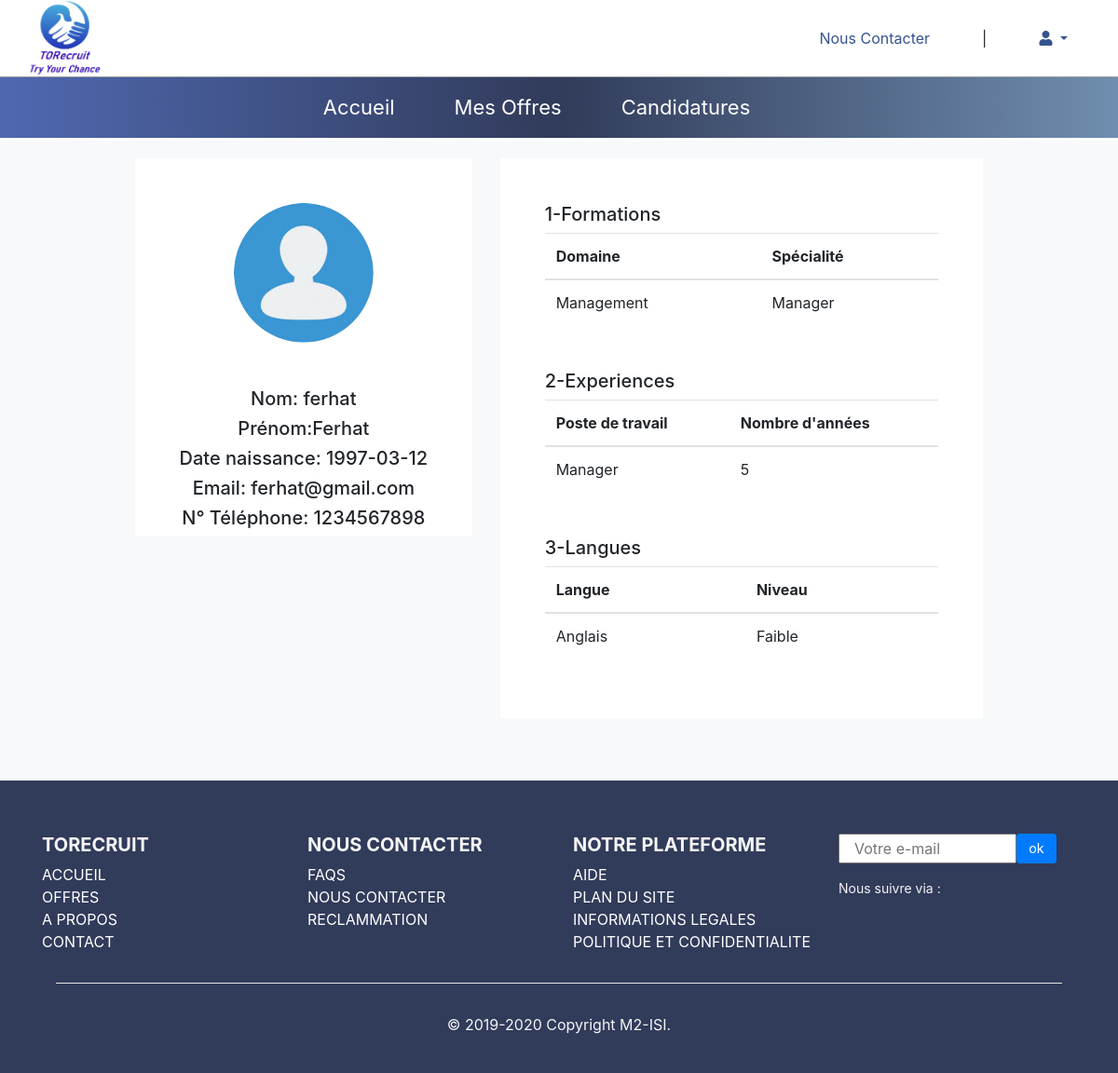
The app's page /detail_candidat.php?id=2 with its own data.
### tables this page shows
CREATE TABLE `candidat` (
  `id_candidat` int(11) NOT NULL,
  `nom` varchar(25) DEFAULT NULL,
  `prenom` varchar(25) DEFAULT NULL,
  `date_naissance` varchar(15) DEFAULT NULL,
  `sexe` varchar(10) DEFAULT NULL,
  `adresse` text,
  `num_daira` int(11) DEFAULT NULL,
  `email` varchar(50) DEFAULT NULL,
  `num_tel` varchar(15) DEFAULT NULL,
  `imagee` varchar(100) DEFAULT NULL,
  `mdp` varchar(100) DEFAULT NULL,
  `token` varchar(20) DEFAULT NULL
);

CREATE TABLE `experience_aquise` (
  `id_candidat` int(11) NOT NULL,
  `ref_experience` int(11) NOT NULL,
  `entreprise` varchar(50) DEFAULT NULL,
  `date_debut` varchar(15) DEFAULT NULL,
  `date_fin` varchar(15) DEFAULT NULL
);

CREATE TABLE `experience_professionnele` (
  `ref_experience` int(11) NOT NULL,
  `poste` varchar(150) NOT NULL
);

CREATE TABLE `langue_maitrisee` (
  `id_candidat` int(11) NOT NULL,
  `code_langue` varchar(5) NOT NULL,
  `niveau` varchar(10) NOT NULL
);

CREATE TABLE `competence_linguistique` (
  `code_langue` varchar(5) NOT NULL,
  `nom_langue` varchar(20) NOT NULL
);

### detail_candidat.php (the view, shortened to what this page needs)
<?php
require "bd.php";
$idc = $_GET['id'];
if ($connection)
{
$req="SELECT * FROM candidat WHERE id_candidat='$idc'";
$repC = mysqli_query($connection,$req);
if($rowC = mysqli_fetch_assoc($repC))
{
  $nom=$rowC['nom'];
  $prenom=$rowC['prenom'];
  $date_naissance=$rowC['date_naissance'];
  $email=$rowC['email'];
  $num_tel=$rowC['num_tel'];
}
}
?>
<!DOCTYPE html>
<html lang="en">
  <head>
    <link rel="stylesheet" href="fonts/icomoon/style.css">
    <link rel="stylesheet" href="css/style.css">
  </head>
  <body>
  <div class="site-wrap">
  <?php
  include("headerR.php");
  ?>
    <div class="site-section bg-light">
      <div class="container row col-10 mx-auto">
        <div class="row col-12">
          <div class="col-lg-5">
            <div class="row col-12  bg-white mx-auto text-center">
             <div class="col-12 text-center p-3 py-5 "><img class="rounded-circle w-50 " src="photo/avapro.jpg" class="font-weight-bold">
            </div>
            <h5 class="col-12 ">Nom: <?= $nom ?></h5>
            <h5 class="col-12">Prénom:<?= $prenom ?></h5>
            <h5 class="col-12 ">Date naissance: <?= $date_naissance ?></h5>
            <h5 class="col-12 ">Email: <?= $email ?></h5>
            <h5 class="col-12 ">N° Téléphone: <?= $num_tel ?></h5>
            </div>
          </div>
          <div class="col-md-12 col-lg-7 mb-5">
            <div class="p-5 bg-white">
              <h5>1-Formations</h5>
              <table class="table">
          <thead>
            <tr>
              <th>Domaine</th>
              <th>Spécialité</th>
            </tr>
          </thead>
          <tbody>
            <?php
$reqf = "SELECT DISTINCT f.nom_formation, s.nom_specialite FROM specialite_aquise sa, specialite s, formation f WHERE sa.id_candidat='2' AND s.ref_formation=f.ref_formation AND sa.code_specialite= s.code_specialite";
$repf = mysqli_query($connection, $reqf);
if (mysqli_num_rows($repf) > 0) {
while ($rowf = mysqli_fetch_assoc($repf)) {    ?>
  <tr>
    <td> <?php echo $rowf["nom_formation"];?> </td>
    <td> <?php echo $rowf["nom_specialite"];?> </td>
         </tr>
         <?php
}}
?>
</tbody></table>
                <h5 class="mt-5">2-Experiences</h5>
              <table class="table">
                <thead>
                  <tr>
                    <th>Poste de travail</th>
                    <th>Nombre d'années</th>
                  </tr>
                </thead>
                <tbody>
   <?php
       $reqE = "SELECT e.poste, ea.date_fin, ea.date_debut FROM experience_aquise ea, experience_professionnele e WHERE ea.id_candidat='$idc' AND ea.ref_experience =e.ref_experience";
       $repE = mysqli_query($connection, $reqE);
if (mysqli_num_rows($repE) > 0) {
while ($rowE = mysqli_fetch_assoc($repE)) {
  $dd=$rowE['date_debut'];
  $df=$rowE['date_fin'];
  $datD= strtotime($dd);
  $datF = strtotime($df);
  $d = date('M j, Y', $datD);
  $f = date('M j, Y', $datF);
  $diff = date_diff(date_create($d),date_create($f));
  $dattt=$diff->format('%y');
  ?>
<tr>
<td> <?php echo $rowE["poste"];?> </td>
<td> <?php echo $dattt;?> </td>
</tr>
<?php
}}
?>
</tbody></table>
                  <h5 class="mt-5">3-Langues</h5>
              <table class="table">
                <thead>
                  <tr>
                    <th>Langue</th>
                    <th>Niveau</th>
                  </tr>
                  <tbody>
   <?php
  $reqlang = "SELECT cl.nom_langue, cl.code_langue, lm.niveau FROM langue_maitrisee lm, competence_linguistique cl WHERE id_candidat='$idc' AND lm.code_langue = cl.code_langue ";
  $replang = mysqli_query($connection, $reqlang);
if (mysqli_num_rows($replang) > 0) {
while ($rowlang = mysqli_fetch_assoc($replang)) {    ?>
<tr>
<td> <?php echo $rowlang["nom_langue"];?> </td>
<td> <?php echo $rowlang["niveau"];?> </td>
</tr>
<?php
}}
?>
</tbody></table>
            </div>
          </div>
        </div>
      </div>
    </div>
  <?php include("footers.php")?>
  </body>
</html>

### css/style.css (style rules this page uses)
body { line-height: 1.7; background: #fafafa; color: #4d4d4d; font-weight: 400; font-size: 1rem; font-family: "Roboto Mono", SFMono-Regular, Menlo, Monaco, Consolas, "Liberation Mono", "Courier New", monospace; font-family: "Nunito Sans", -apple-system, BlinkMacSystemFont, "Segoe UI", Roboto, "Helvetica Neue", Arial, sans-serif, "Apple Color Emoji", "Segoe UI Emoji", "Segoe UI Symbol", "Noto Color Emoji"; }
.site-wrap:before { -webkit-transition: .3s all ease-in-out; -o-transition: .3s all ease-in-out; transition: .3s all ease-in-out; background: rgba(0, 0, 0, 0.6); content: ""; position: absolute; z-index: 2000; top: 0; left: 0; right: 0; bottom: 0; opacity: 0; visibility: hidden; }
.site-section { padding: 1.2em 0; }
@media (min-width: 768px) { .site-section { padding: 1.2em 0; } }

### css/stylee.css (style rules this page uses)
body { background-color: #fafafa; }

### footers.php (style rules this page uses)
.row { margin-left: 0; margin-right: 0; }

### records on screen
candidat: nom "ferhat", prenom "Ferhat", date_naissance "1997-03-12", email "ferhat@gmail.com", num_tel "1234567898"
experience_aquise: ref_experience.poste "Manager", dattt "5"
langue_maitrisee: code_langue.nom_langue "Anglais", niveau "Faible"

### other values on screen
$rowf["nom_formation"] "Management"
$rowf["nom_specialite"] "Manager"
